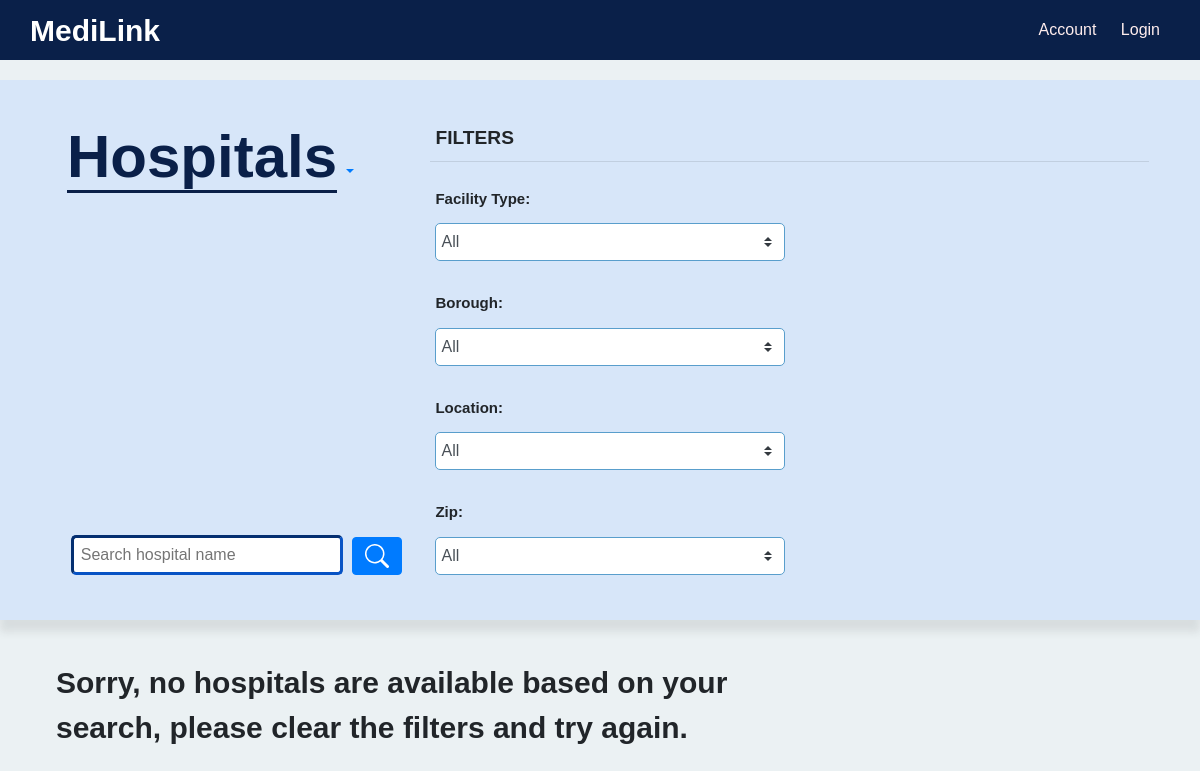
Page /hospital/ on the earlier database version.
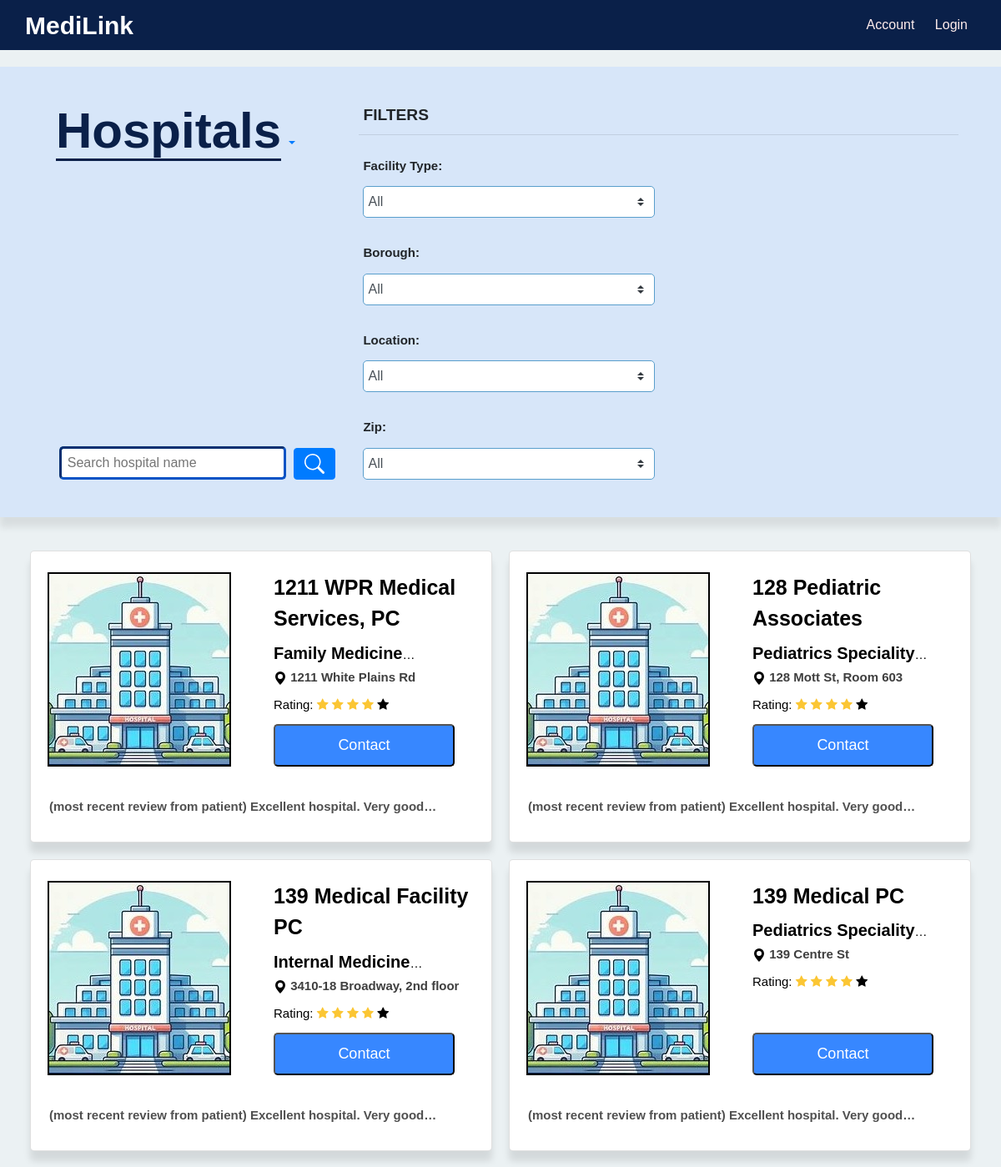
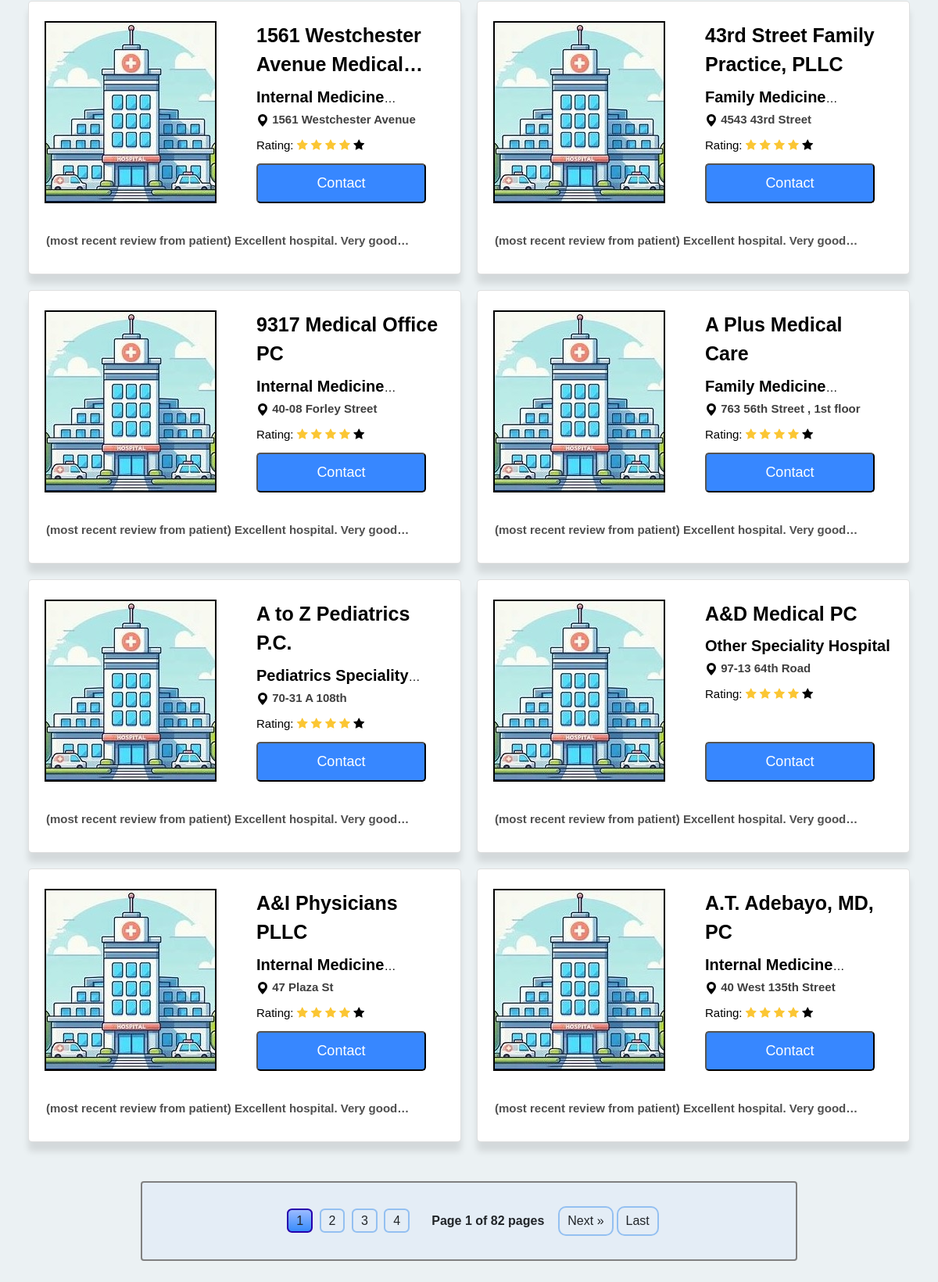
Same page on the later database version (2 pictures, top to bottom).
### hospital/models.py (models this page shows, shortened)
class Hospital(models.Model):
    name = models.CharField(max_length=100)
    facility_type = models.CharField(max_length=100)
    borough = models.CharField(max_length=50, choices=Choices.boroughs)
    phone = models.CharField(max_length=15)
    location = models.CharField(max_length=200)
    postal_code = models.IntegerField()
    latitude = models.FloatField(null=True)
    longitude = models.FloatField(null=True)

### hospital/views.py (the view)
# urls.py: path("", views.HospitalListView.as_view(), name="list_view"),
class HospitalListView(generic.ListView):
    model = Hospital
    template_name = "hospital/hospital_list.html"
    context_object_name = "hospital_list"
    def get_queryset(self):
        hospitals = Hospital.objects.all().order_by("name")
        filter_form = HospitalFilterForm(self.request.GET)
        """
        filter backend implementation
        """
        if filter_form.is_valid():
            name = filter_form.cleaned_data.get("name")
            facility_type = filter_form.cleaned_data.get("facility_type")
            location = filter_form.cleaned_data.get("location")
            borough = filter_form.cleaned_data.get("borough")
            postal_code = filter_form.cleaned_data.get("postal_code")
            if name:
                """
                to make the name contains the input name
                """
                hospitals = hospitals.filter(name__contains=name)
            if facility_type and facility_type != "All":
                hospitals = hospitals.filter(facility_type=facility_type)
            if location and location != "All":
                hospitals = hospitals.filter(location=location)
            if borough and borough != "All":
                hospitals = hospitals.filter(borough=borough)
            if postal_code and postal_code != "All":
                hospitals = hospitals.filter(postal_code=postal_code)
        return hospitals
    def get_context_data(self, **kwargs):
        context = super().get_context_data(**kwargs)
        """
        Pagination use the paginator to make pagination,
        which contains two variables,
        the first one is the context hospital list from get_queryset,
        the second one is the quantity of the page items.
        """
        paginator = Paginator(context["hospital_list"], 12)
        page_number = self.request.GET.get("page")
        hospital_list = paginator.get_page(page_number)
        context["hospital_list"] = hospital_list
        facility_type = self.request.GET.get("facility_type", "all")
        location = self.request.GET.get("location", "all")
        borough = self.request.GET.get("borough", "all")
        postal_code = self.request.GET.get("postal_code", "all")
        name = self.request.GET.get("name", "")
        context["filter_form"] = HospitalFilterForm(
            initial={
                "facility_type": facility_type,
                "location": location,
                "borough": borough,
                "postal_code": postal_code,
                "name": name,
            }
        )
        return context

### hospital/templates/hospital/hospital_list.html (shortened to what the changed rows need)
{% load static %}
<link rel="stylesheet" href="https://cdnjs.cloudflare.com/ajax/libs/font-awesome/4.7.0/css/font-awesome.min.css">
<body>
    {% include "user/navbar.html" %}
    <link rel="stylesheet" href="{% static 'hospital/css/hospitalListStyle.css' %}">
    <div class="hospital-list">
        {% if hospital_list %}
        {% for hospital in hospital_list%}
        <div class="hospital_link">
            <div class="card container">
                <div class="card-row row">
                    <div class="card-left-column col">
                        <a href="{%url 'hospital:detail_view' hospital.id %}">
                            <img class="card-avatar" src="{% static 'hospital/images/hospital_profile_picture.jpeg' %}" alt="placeholder">
                        </a>
                    </div>
                    <div class="card-right-column col">
                        <a href="{%url 'hospital:detail_view' hospital.id %}">
                            <p>{{hospital.name}}</p>
                            <h3><span id="speciality">{{hospital.facility_type}}</span></h3>
                            <h3>
                                <svg xmlns="http://www.w3.org/2000/svg" width="16" height="16" fill="currentColor" class="bi bi-geo-alt-fill" viewBox="0 0 16 16">
                                    <path d="M8 16s6-5.686 6-10A6 6 0 0 0 2 6c0 4.314 6 10 6 10zm0-7a3 3 0 1 1 0-6 3 3 0 0 1 0 6z"/>
                                </svg>
                                <span id="address">{{hospital.location}}</span>
                            </h3>
                            <div class="ratings">
                                <h3>Rating:
                                    <i class="fa fa-star rating-color"></i>
                                    <i class="fa fa-star rating-color"></i>
                                    <i class="fa fa-star rating-color"></i>
                                    <i class="fa fa-star rating-color"></i>
                                    <i class="fa fa-star"></i>
                                </h3>
                            </div>
                        </a>
                        <div class="contact">
                            <button style="font-size:18px" class="book-appointment" data-toggle="modal"
                             data-target="#contact_modal" data-phone="{{hospital.phone}}">
                                Contact
                            </button>
                        </div>
                    </div>
                </div>
                <div class="card-row">
                    <h3 class="card-border">
                        (most recent review from patient) Excellent hospital. Very good experience!
                    </h3>
                </div>
            </div>
        </div>
        {% endfor %}
    </div>
    <div class="pagination container">
        <div class="page-numbers">
            {% for num in hospital_list.paginator.page_range %}
            {% if hospital_list.number == num %}
            <a onclick="javascript:getPageUrl({{ num }})" class="page active">{{ num }}</a>
            {% elif num > hospital_list.number|add:'-4' and num < hospital_list.number|add:'4' %} <a onclick="javascript:getPageUrl({{ num }})"
                class="page">{{ num }}</a>
                {% endif %}
                {% endfor %}
        </div>
        <span class="current mx-3">Page {{ hospital_list.number }} of {{ hospital_list.paginator.num_pages }} pages</span>
        {% if hospital_list.has_next %}
        <a onclick="javascript:getPageUrl({{ hospital_list.next_page_number }})" class="next">Next &raquo;</a>
        <a onclick="javascript:getPageUrl({{ hospital_list.paginator.num_pages }})" class="last">Last</a>
        {% endif %}
    </div>
    {% else %}
    <p class="no-result">
        Sorry, no hospitals are available based on your search, please
        clear the filters and try again.
    </p>
    {% endif %}
</body>

Differences in the rows shown:
added Hospital: name "1211 WPR Medical Services, PC", facility_type "Family…", location "1211 White Plains Rd"
added Hospital: name "128 Pediatric Associates", facility_type "Pediatrics…", location "128 Mott St, Room 603"
added Hospital: name "139 Medical Facility PC", facility_type "Internal…", location "3410-18 Broadway, 2nd floor"
added Hospital: name "139 Medical PC", facility_type "Pediatrics…", location "139 Centre St"
added Hospital: name "1561 Westchester Avenue…", facility_type "Internal…", location "1561 Westchester Avenue"
added Hospital: name "43rd Street Family Practice, PLLC", facility_type "Family…", location "4543 43rd Street"
added Hospital: name "9317 Medical Office PC", facility_type "Internal…", location "40-08 Forley Street"
added Hospital: name "A Plus Medical Care", facility_type "Family…", location "763 56th Street , 1st floor"
added Hospital: name "A to Z Pediatrics P.C.", facility_type "Pediatrics…", location "70-31 A 108th"
added Hospital: name "A&D Medical PC", facility_type "Other Speciality Hospital", location "97-13 64th Road"
added Hospital: name "A&I Physicians PLLC", facility_type "Internal…", location "47 Plaza St"
added Hospital: name "A.T. Adebayo, MD, PC", facility_type "Internal…", location "40 West 135th Street"
Other differences:
{{ hospital_list.number }}: (not shown) → "1"
{{ hospital_list.paginator.num_pages }}: (not shown) → "82"
new list line: "1"
new list line: "2"
new list line: "3"
new list line: "4"
text no longer shown: "Sorry, no hospitals are available based on your search, please clear the filters and try again."
text now shown: "Page of pages Next » Last"
